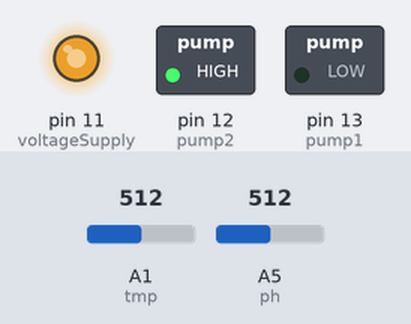
Bench run of a sketch on a simulated Arduino Uno, built with avr-gcc and run on an emulated ATmega328P. Shown: switched loads named in the sketch (green lamp = pin HIGH), output pins drawn as LEDs (lit = HIGH). Inputs (shaded band) come from the test bench; at power-on: A5 (ph) = 512, A1 (tmp) = 512.

Above: at 1.2 s.
1.3 s: A5 (ph) set to 144
4.4 s: A5 (ph) set to 129
At 6.6 s:
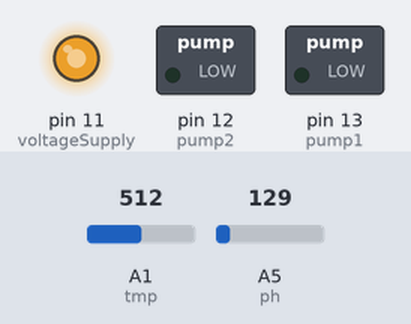
6.9 s: A5 (ph) set to 0
At 9.4 s:
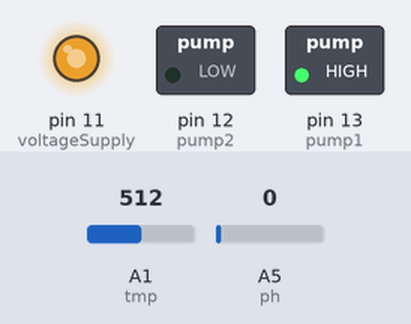
12.7 s: A5 (ph) set to 306
At 14.9 s:
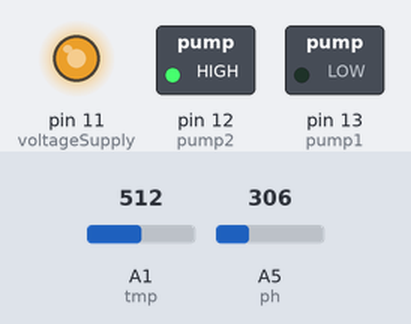
16.0 s: A5 (ph) set to 122
At 18.6 s:
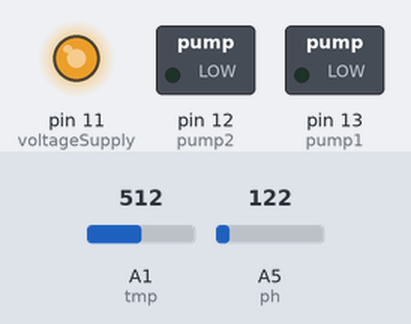
Timing chart, 0 to 20.1 s (numbered marks = the images above; inputs shaded):
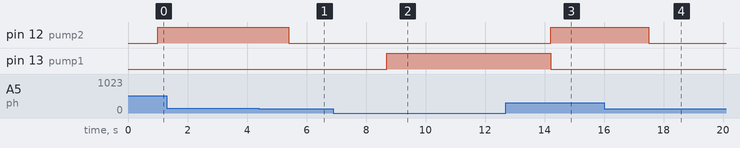

The sketch:

ph.ino
```cpp
#include <math.h>
#include <string.h>
const int ph=A5; //This will be info from analog ph
const int phS=7; //ph of standard solution
const float Es=512.0;  //Electrical potential at reference or standard electrode
const float F=9.6485309*10000; //Faraday constant
const float R=8.314510; //universal gas constant
const int pump1=13; //pinNum of pump for acid
const int pump2=12; //pinNum of pump for alkali
const int voltageSupply=11; //pinNum of voltage supply of 1.024V
const int tmp = A1; //pinNum for temperature input

bool acid;
bool alkali;
int phv;
String str;

void setup() {
  // put your setup code here, to run once:
  Serial.begin(9600);
  pinMode(pump1,OUTPUT);
  pinMode(pump2,OUTPUT);
  analogWrite(voltageSupply,210);
}

double getTemp(int i)
{
  i=i-200;
  double temp;
  temp = log(((10240000/i)-10000));
  temp = 1/(0.001129148 + (0.000234125+(0.0000000876741 * temp * temp)) * temp);
  return temp;
}

void loop() {
  // put your main code here, to run repeatedly:
  phv=analogRead(ph);
  float Ex = phv*5000.0/1023;
  int T = getTemp(analogRead(tmp)); //This will get information from Temperature Team
  float ln = log(10)/log(2.71828);
  float phX = phS + ((Es-Ex)*0.001*F)/(R*T*ln);
  str=Serial.readString();
  if (str=="ph-check") Serial.println(phX);
  str=Serial.read();
  if (str=="add-acid" || phX >= 5.5) acid=true;
  if (phX <= 5.2) acid=false;
  if (str=="add-alkali" || phX <= 4.5) alkali=true;
  if (phX >= 4.8) alkali=false;
  if (acid==true) digitalWrite(pump1,HIGH);
  if (acid==false) digitalWrite(pump1,LOW);
  if (alkali==true) digitalWrite(pump2,HIGH);
  if (alkali==false) digitalWrite(pump2,LOW);
  delay(100);
}
```

Measured:
- the behaviour switches between 130 and 129 on A5 (ph) (found by bisection; images 0 and 1)
- after the input at 1.3 s, every drawn part: stays the same
- after the input at 4.4 s, pin 12 (pump2): HIGH → LOW after 1.0 s
- after the input at 6.9 s, pin 13 (pump1): LOW → HIGH after 1.8 s
- after the input at 12.7 s, pin 12 (pump2): LOW → HIGH after 1.5 s; pin 13 (pump1): HIGH → LOW after 1.5 s
- after the input at 16.0 s, pin 12 (pump2): HIGH → LOW after 1.5 s
